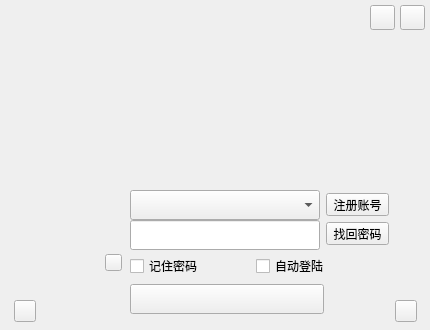
<?xml version="1.0" encoding="UTF-8"?>
<ui version="4.0">
 <class>LoginWindow</class>
 <widget class="QWidget" name="LoginWindow">
  <property name="geometry">
   <rect>
    <x>0</x>
    <y>0</y>
    <width>430</width>
    <height>330</height>
   </rect>
  </property>
  <property name="minimumSize">
   <size>
    <width>430</width>
    <height>330</height>
   </size>
  </property>
  <property name="maximumSize">
   <size>
    <width>430</width>
    <height>330</height>
   </size>
  </property>
  <property name="windowTitle">
   <string>Login</string>
  </property>
  <widget class="QPushButton" name="loginState">
   <property name="geometry">
    <rect>
     <x>105</x>
     <y>254</y>
     <width>17</width>
     <height>17</height>
    </rect>
   </property>
   <property name="minimumSize">
    <size>
     <width>17</width>
     <height>17</height>
    </size>
   </property>
   <property name="maximumSize">
    <size>
     <width>17</width>
     <height>17</height>
    </size>
   </property>
   <property name="text">
    <string/>
   </property>
  </widget>
  <widget class="QLabel" name="usrHead">
   <property name="geometry">
    <rect>
     <x>40</x>
     <y>190</y>
     <width>80</width>
     <height>80</height>
    </rect>
   </property>
   <property name="minimumSize">
    <size>
     <width>80</width>
     <height>80</height>
    </size>
   </property>
   <property name="maximumSize">
    <size>
     <width>80</width>
     <height>80</height>
    </size>
   </property>
   <property name="text">
    <string/>
   </property>
   <property name="scaledContents">
    <bool>true</bool>
   </property>
   <property name="alignment">
    <set>Qt::AlignCenter</set>
   </property>
  </widget>
  <widget class="QLabel" name="back">
   <property name="enabled">
    <bool>true</bool>
   </property>
   <property name="geometry">
    <rect>
     <x>0</x>
     <y>0</y>
     <width>430</width>
     <height>180</height>
    </rect>
   </property>
   <property name="minimumSize">
    <size>
     <width>0</width>
     <height>0</height>
    </size>
   </property>
   <property name="maximumSize">
    <size>
     <width>430</width>
     <height>180</height>
    </size>
   </property>
   <property name="text">
    <string/>
   </property>
  </widget>
  <widget class="QComboBox" name="userName">
   <property name="geometry">
    <rect>
     <x>130</x>
     <y>190</y>
     <width>190</width>
     <height>30</height>
    </rect>
   </property>
   <property name="minimumSize">
    <size>
     <width>190</width>
     <height>30</height>
    </size>
   </property>
   <property name="maximumSize">
    <size>
     <width>190</width>
     <height>30</height>
    </size>
   </property>
  </widget>
  <widget class="QLineEdit" name="pwd">
   <property name="geometry">
    <rect>
     <x>130</x>
     <y>220</y>
     <width>190</width>
     <height>30</height>
    </rect>
   </property>
   <property name="minimumSize">
    <size>
     <width>190</width>
     <height>30</height>
    </size>
   </property>
   <property name="maximumSize">
    <size>
     <width>190</width>
     <height>30</height>
    </size>
   </property>
  </widget>
  <widget class="QCheckBox" name="remember">
   <property name="geometry">
    <rect>
     <x>130</x>
     <y>258</y>
     <width>71</width>
     <height>16</height>
    </rect>
   </property>
   <property name="text">
    <string>记住密码</string>
   </property>
  </widget>
  <widget class="QCheckBox" name="autoLogin">
   <property name="geometry">
    <rect>
     <x>256</x>
     <y>258</y>
     <width>71</width>
     <height>16</height>
    </rect>
   </property>
   <property name="text">
    <string>自动登陆</string>
   </property>
  </widget>
  <widget class="QPushButton" name="addUsr">
   <property name="geometry">
    <rect>
     <x>14</x>
     <y>300</y>
     <width>22</width>
     <height>22</height>
    </rect>
   </property>
   <property name="minimumSize">
    <size>
     <width>22</width>
     <height>22</height>
    </size>
   </property>
   <property name="maximumSize">
    <size>
     <width>22</width>
     <height>22</height>
    </size>
   </property>
   <property name="text">
    <string/>
   </property>
  </widget>
  <widget class="QPushButton" name="help">
   <property name="geometry">
    <rect>
     <x>395</x>
     <y>300</y>
     <width>22</width>
     <height>22</height>
    </rect>
   </property>
   <property name="minimumSize">
    <size>
     <width>22</width>
     <height>22</height>
    </size>
   </property>
   <property name="maximumSize">
    <size>
     <width>22</width>
     <height>22</height>
    </size>
   </property>
   <property name="text">
    <string/>
   </property>
  </widget>
  <widget class="QPushButton" name="registerAccount">
   <property name="geometry">
    <rect>
     <x>326</x>
     <y>193</y>
     <width>63</width>
     <height>23</height>
    </rect>
   </property>
   <property name="minimumSize">
    <size>
     <width>0</width>
     <height>0</height>
    </size>
   </property>
   <property name="maximumSize">
    <size>
     <width>16777215</width>
     <height>16777215</height>
    </size>
   </property>
   <property name="text">
    <string>注册账号</string>
   </property>
  </widget>
  <widget class="QPushButton" name="findPwd">
   <property name="geometry">
    <rect>
     <x>326</x>
     <y>222</y>
     <width>63</width>
     <height>23</height>
    </rect>
   </property>
   <property name="minimumSize">
    <size>
     <width>0</width>
     <height>0</height>
    </size>
   </property>
   <property name="maximumSize">
    <size>
     <width>16777215</width>
     <height>16777215</height>
    </size>
   </property>
   <property name="text">
    <string>找回密码</string>
   </property>
  </widget>
  <widget class="QPushButton" name="login">
   <property name="geometry">
    <rect>
     <x>130</x>
     <y>284</y>
     <width>194</width>
     <height>30</height>
    </rect>
   </property>
   <property name="minimumSize">
    <size>
     <width>194</width>
     <height>30</height>
    </size>
   </property>
   <property name="maximumSize">
    <size>
     <width>194</width>
     <height>30</height>
    </size>
   </property>
   <property name="text">
    <string/>
   </property>
  </widget>
  <widget class="QToolButton" name="close">
   <property name="geometry">
    <rect>
     <x>400</x>
     <y>5</y>
     <width>25</width>
     <height>25</height>
    </rect>
   </property>
   <property name="minimumSize">
    <size>
     <width>25</width>
     <height>25</height>
    </size>
   </property>
   <property name="maximumSize">
    <size>
     <width>25</width>
     <height>25</height>
    </size>
   </property>
   <property name="text">
    <string/>
   </property>
  </widget>
  <widget class="QToolButton" name="min">
   <property name="geometry">
    <rect>
     <x>370</x>
     <y>5</y>
     <width>25</width>
     <height>25</height>
    </rect>
   </property>
   <property name="minimumSize">
    <size>
     <width>25</width>
     <height>25</height>
    </size>
   </property>
   <property name="maximumSize">
    <size>
     <width>25</width>
     <height>25</height>
    </size>
   </property>
   <property name="text">
    <string/>
   </property>
  </widget>
  <zorder>back</zorder>
  <zorder>usrHead</zorder>
  <zorder>loginState</zorder>
  <zorder>userName</zorder>
  <zorder>pwd</zorder>
  <zorder>remember</zorder>
  <zorder>autoLogin</zorder>
  <zorder>addUsr</zorder>
  <zorder>help</zorder>
  <zorder>registerAccount</zorder>
  <zorder>findPwd</zorder>
  <zorder>login</zorder>
  <zorder>close</zorder>
  <zorder>min</zorder>
 </widget>
 <resources/>
 <connections/>
</ui>
